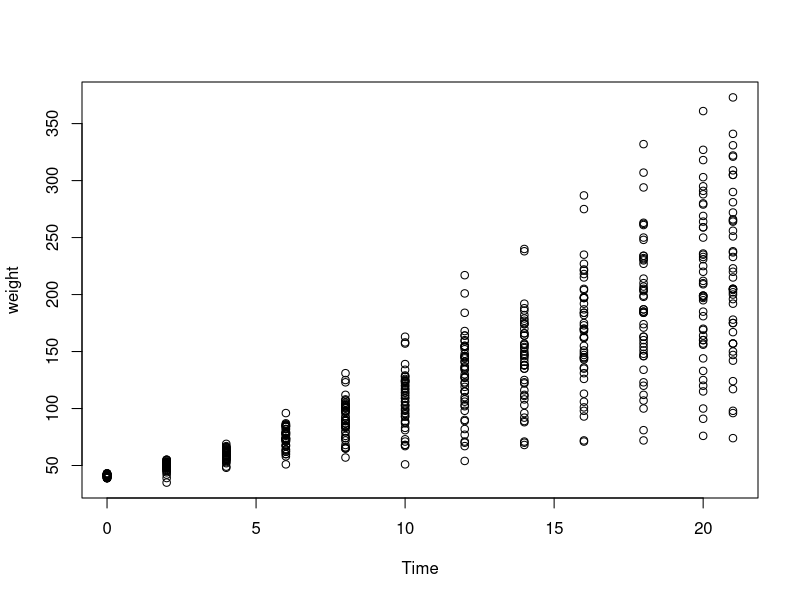
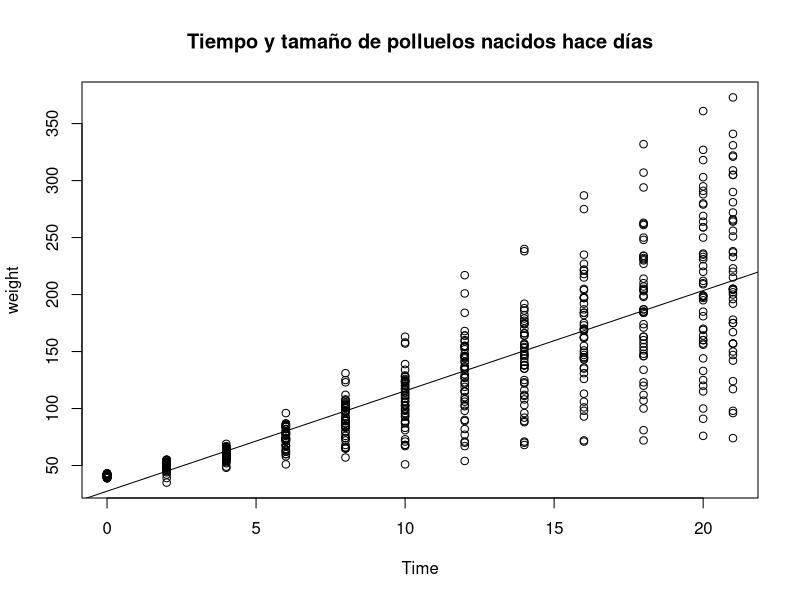
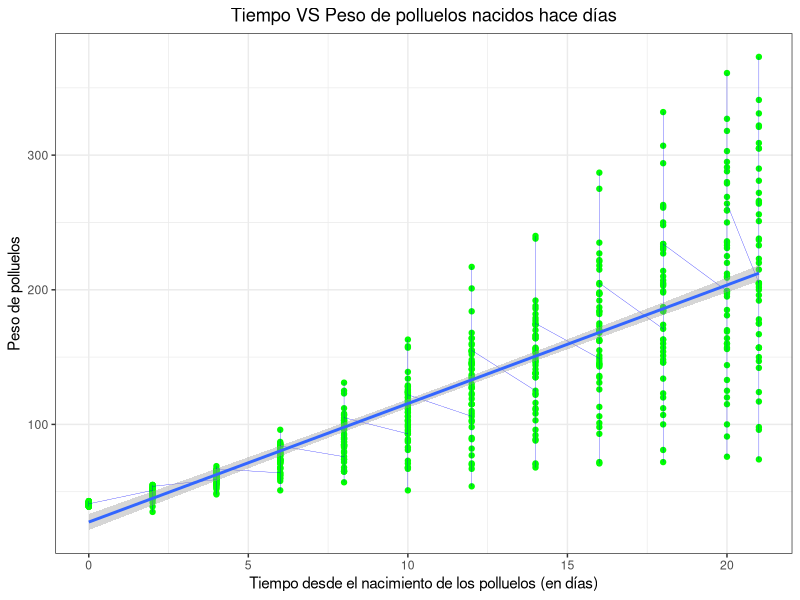
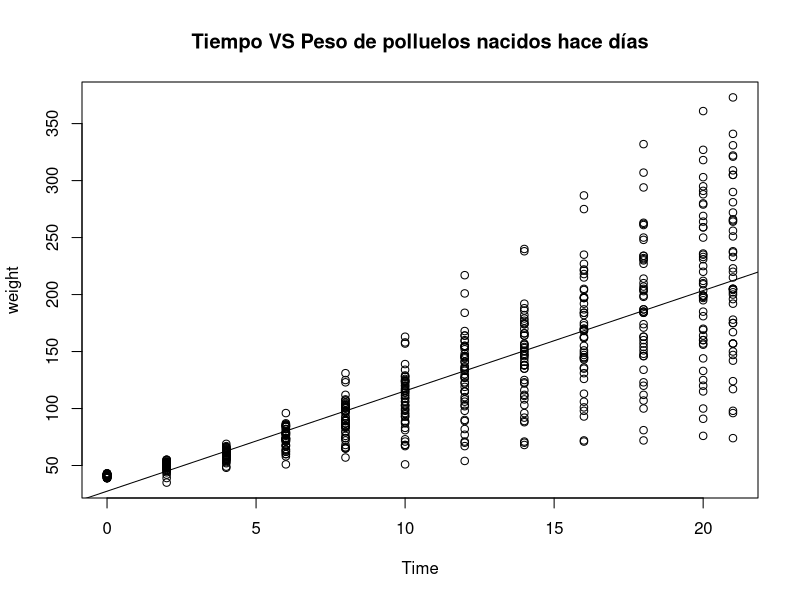
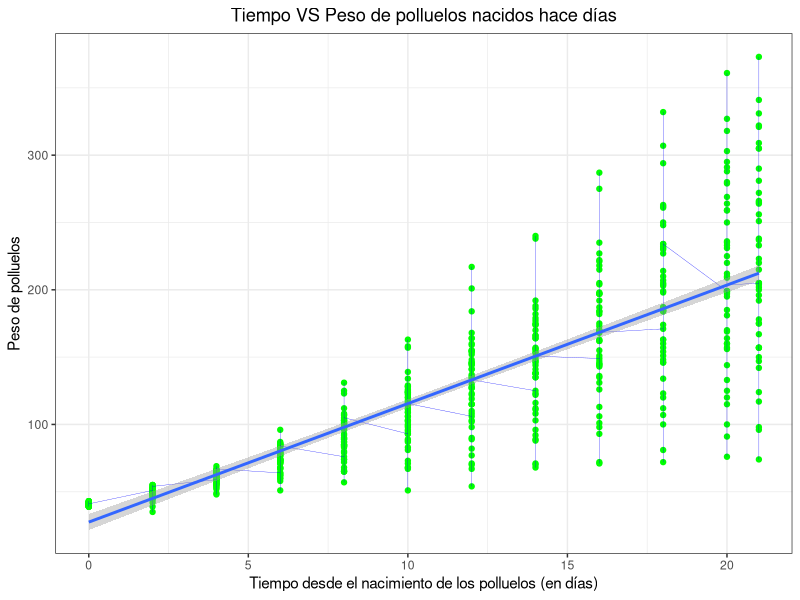
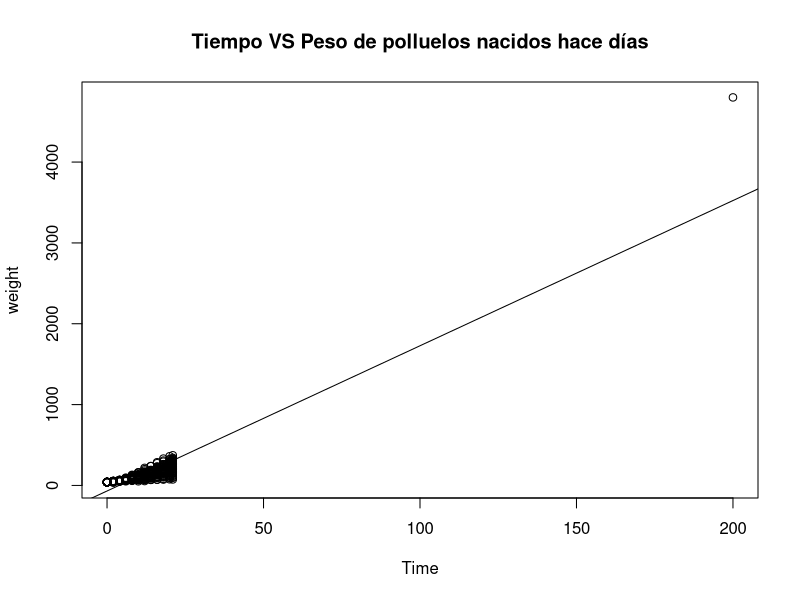
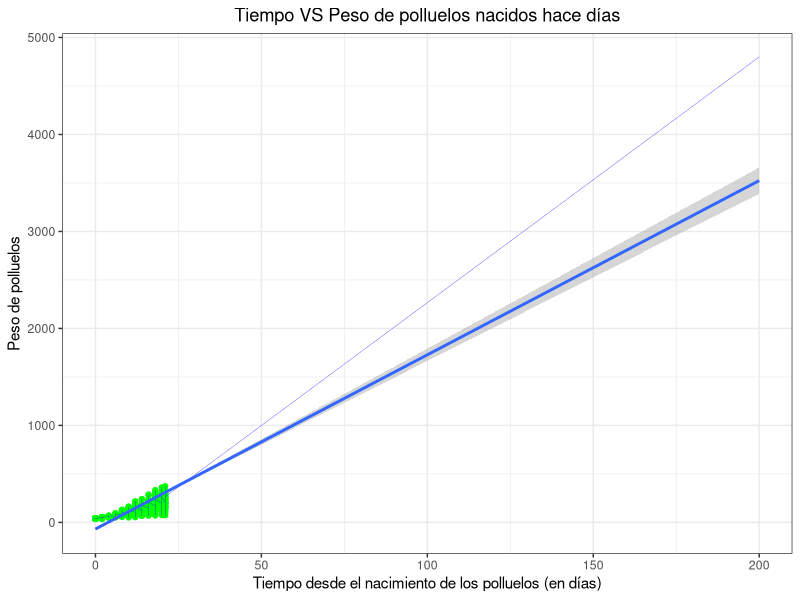

R code for these plots, in order:
## ---- chunk 1
library("ggplot2")
# Dataset a utilizar
datos = datasets::ChickWeight 
# Graficamos los datos a utilizar
plot(weight~Time, datos)
## ---- chunk 2
mod = lm(weight~Time, datos)
plot(weight~Time, datos)
title("Tiempo y tamaño de polluelos nacidos hace días")
abline(mod)
## ---- chunk 3
summary(mod)
## ---- chunk 4
print(summary(mod)$r.squared)
## ---- chunk 5
confianza = confint(mod, level = 0.95)
print(confianza)
## ---- chunk 6
grafico = ggplot(datos,aes(x=Time, y=weight, label= "")) +
  geom_point(aes(Time,weight),datos,color = "green")+
  theme_bw() + ylab("Peso de polluelos")+
  xlab("Tiempo desde el nacimiento de los polluelos (en días)") + ggtitle("Tiempo VS Peso de polluelos nacidos hace días") +
  theme(plot.title = element_text(hjust = 0.5)) +
  geom_text(check_overlap = TRUE) +
  geom_line(aes(Time,weight),datos,color="blue",cex=0.1) +
  geom_smooth(method ="lm", formula = y ~ x,level=0.95)
plot(grafico)
## ---- chunk 7
df = data.frame(Time = datos$Time, weight = datos$weight)
Time = c(10, 12, 14, 16, 20)
predict.lm(mod, data.frame(Time = Time))
weight = c(115.4978, 133.1039, 150.7100, 168.3161, 203.5282)
datos_2 = data.frame(Time = Time, weight = weight)
datos_2 = rbind(df,datos_2)

Time = datos_2$Time
weight = datos_2$weight
## ---- chunk 8
mod = lm(weight ~ Time, datos_2)
plot(Time, weight)
title("Tiempo VS Peso de polluelos nacidos hace días")
abline(mod)
## ---- chunk 9
summary(mod)
## ---- chunk 10
print(summary(mod)$r.squared)
## ---- chunk 11
confianza = confint(mod, level = 0.95)
print(confianza)
## ---- chunk 12
grafico = ggplot(datos_2,aes(x=Time, y=weight, label= "")) +
  geom_point(aes(Time,weight),datos,color = "green")+
  theme_bw() + ylab("Peso de polluelos")+
  xlab("Tiempo desde el nacimiento de los polluelos (en días)") + ggtitle("Tiempo VS Peso de polluelos nacidos hace días") +
  theme(plot.title = element_text(hjust = 0.5)) +
  geom_text(check_overlap = TRUE) +
  geom_line(aes(Time,weight),datos_2,color="blue",cex=0.1) +
  geom_smooth(method ="lm", formula = y ~ x,level=0.95)
plot(grafico)
## ---- chunk 13
df_2 = data.frame(Time = 2 * 100, weight = 48 * 100)
datos_3 = rbind(df, df_2)

Time = datos_3$Time
weight = datos_3$weight
## ---- chunk 14
mod = lm(weight ~ Time, datos_3)
plot(Time, weight)
title("Tiempo VS Peso de polluelos nacidos hace días")
abline(mod)
## ---- chunk 15
summary(mod)
## ---- chunk 16
print(summary(mod)$r.squared)
## ---- chunk 17
confianza = confint(mod, level = 0.95)
print(confianza)
## ---- chunk 18
grafico = ggplot(datos_3,aes(x=Time, y=weight, label= "")) +
  geom_point(aes(Time,weight),datos,color = "green")+
  theme_bw() + ylab("Peso de polluelos")+
  xlab("Tiempo desde el nacimiento de los polluelos (en días)") + ggtitle("Tiempo VS Peso de polluelos nacidos hace días") +
  theme(plot.title = element_text(hjust = 0.5)) +
  geom_text(check_overlap = TRUE) +
  geom_line(aes(Time,weight),datos_3,color="blue",cex=0.1) +
  geom_smooth(method ="lm", formula = y ~ x,level=0.95)
plot(grafico)
